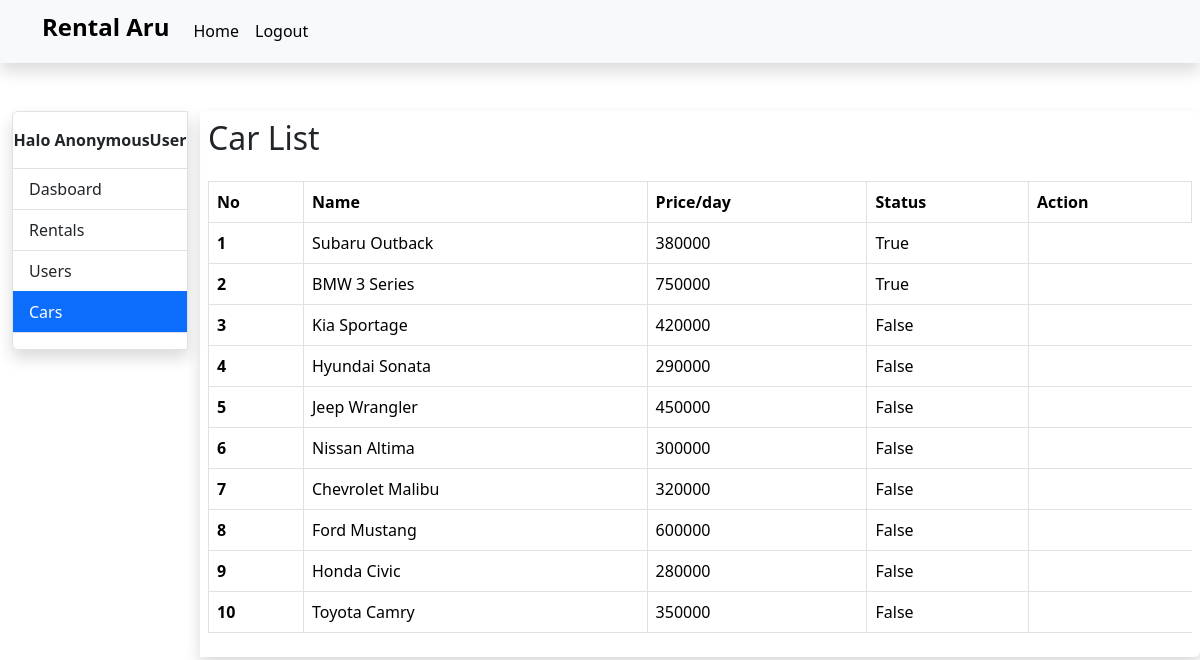
Before: /cars-page/ with the older database file.
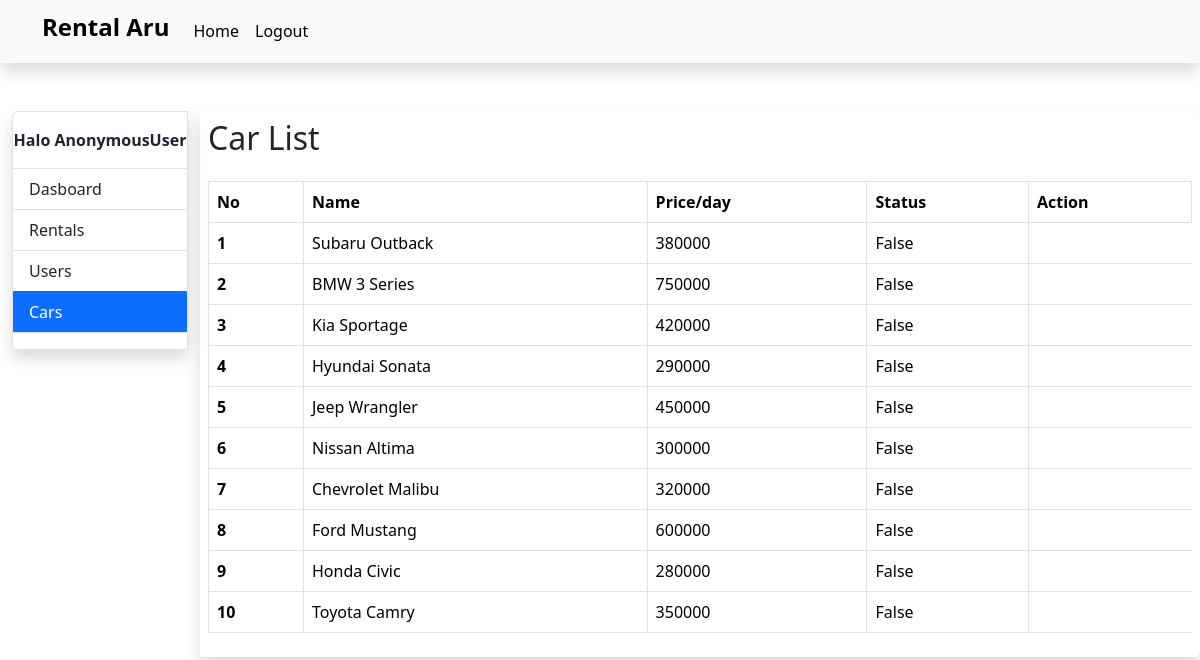
After: the same page with the newer database file.
### base/models.py (models this page shows, shortened)
class Car(models.Model):
    TRANSMISSION_CHOICES = [
        ('automatic', 'Automatic'),
        ('manual', 'Manual'),
    ]
    name = models.CharField(max_length=255)
    car_type = models.CharField(max_length=50)
    price = models.IntegerField(null=True)
    color = models.CharField(max_length=50)
    transmission = models.CharField(max_length=10, choices=TRANSMISSION_CHOICES)
    license_plate = models.CharField(max_length=15, unique=True)
    passenger_capacity = models.IntegerField()
    fuel_capacity = models.DecimalField(max_digits=5, decimal_places=2)
    description = models.TextField(blank=True, null=True)
    picture = models.ImageField(blank=True, null=True)
    is_booked = models.BooleanField(default=False)

### base/views.py (the view)
# urls.py: path('cars-page/', views.cars_page, name='cars_page'),
def cars_page(request):
    cars = Car.objects.all()
    context = {
        'cars': cars,
        'page': 'car',
        'name': str(request.user).split()[0]
    }
    return render(request, 'cars_page.html', context)

### templates/cars_page.html
{% extends 'base.html' %}
{% block contents %}
<div class="container-fluid">
    <div class="row">
        <div class="col-2">
            {% include 'menu.html' %}
        </div>
        <div class="col-md shadow rounded-end p-2">
            <div class="row mb-3">
                <div class="col-10">
                    <h2>Car List</h2>
                </div>
            </div>
            <div class="table-responsive">
                <table class="table table-bordered">
                    <thead>
                        <tr>
                            <th scope="col">No</th>
                            <th scope="col">Name</th>
                            <th scope="col">Price/day</th>
                            <th scope="col">Status</th>
                            <th scope="col">Action</th>
                        </tr>
                    </thead>
                    <tbody>
                        {% if cars %}
                        {% for car in cars %}
                        <tr>
                            <th scope="col">{{forloop.counter}}</th>
                            <td>{{car.name}}</td>
                            <td>{{car.price}}</td>
                            <td>{{car.is_booked}}</td>
                        </tr>
                        {% endfor %}
                        {% else %}
                        <tr>
                            <td colspan="9" class="text-center">Data not found.</td>
                        </tr>
                        {% endif %}
                    </tbody>
                </table>
            </div>
        </div>
    </div>
</div>
{% endblock %}

Changed rows visible on the page:
changed Car "Subaru Outback": is_booked "True" → "False"
changed Car "BMW 3 Series": is_booked "True" → "False"
